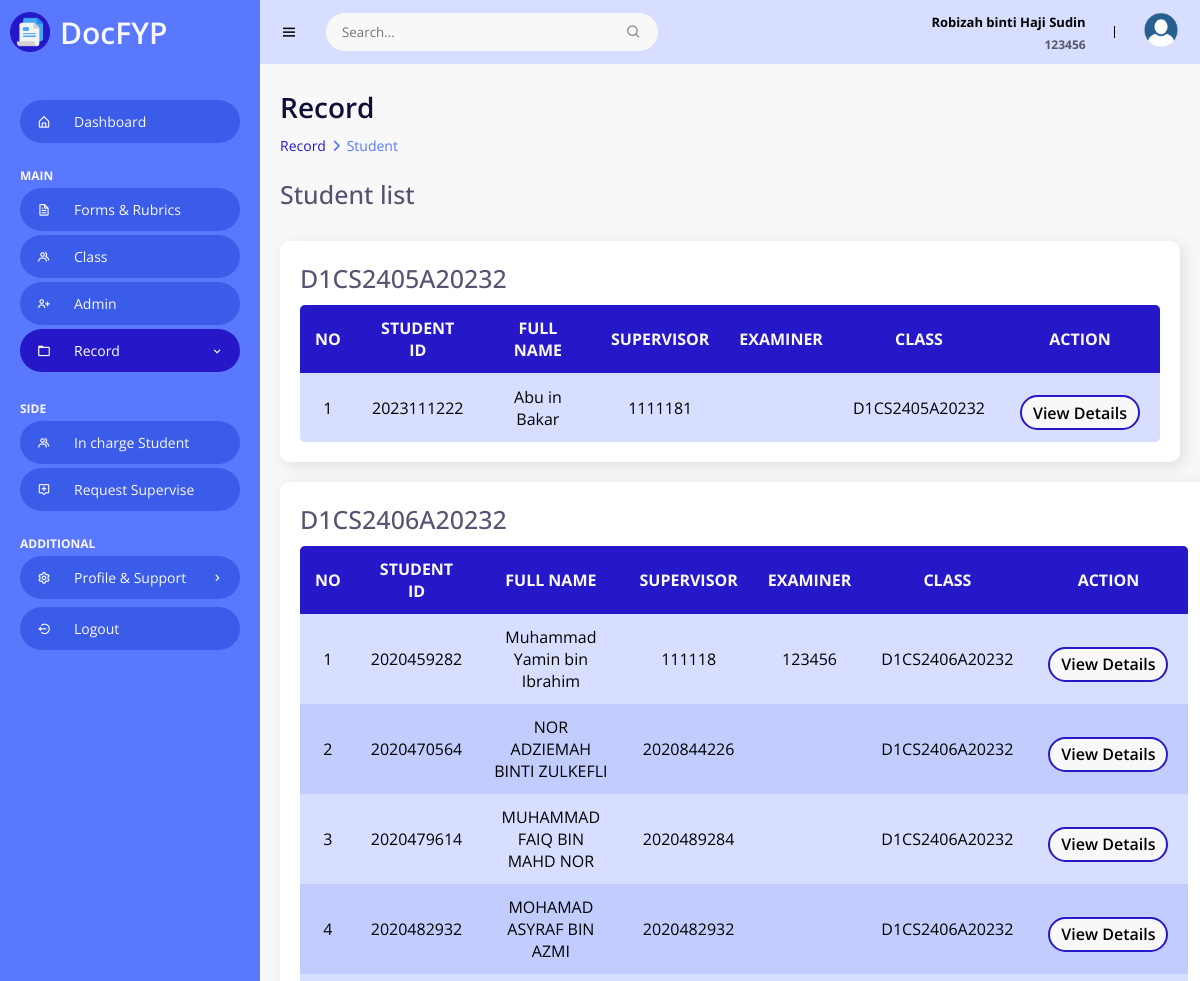
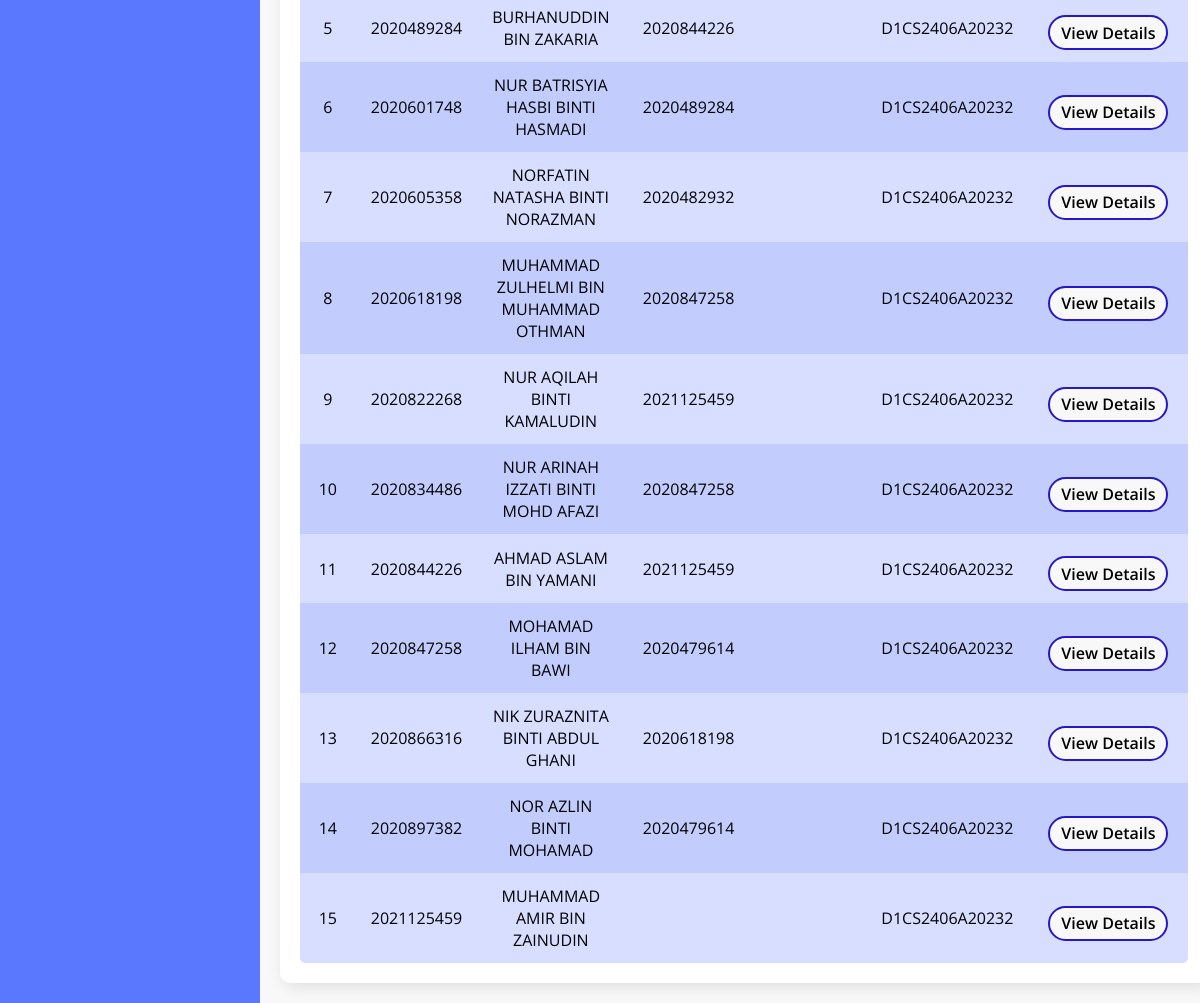
The page /Admin/student.php (signed in) on the database its author committed (2 pictures, top to bottom).
### tables this page shows
CREATE TABLE `student` (
  `studID` varchar(10) NOT NULL,
  `studName` varchar(50) NOT NULL,
  `studEmail` varchar(50) NOT NULL,
  `studPassword` varchar(50) NOT NULL,
  `studPhoneNum` varchar(15) DEFAULT NULL,
  `studFYPTitle` varchar(100) NOT NULL,
  `studSV` varchar(10) DEFAULT NULL,
  `studExam` varchar(10) DEFAULT NULL,
  `classID` varchar(100) DEFAULT NULL
);

### Admin/student.php (the view, shortened to what this page needs)
<!DOCTYPE html>
<html>
<head>
    <link rel="stylesheet" href="StyleHome.css">
    <link href='https://unpkg.com/boxicons@2.0.9/css/boxicons.min.css' rel='stylesheet'>
    <link rel="stylesheet" href="https://cdnjs.cloudflare.com/ajax/libs/font-awesome/6.4.0/css/all.min.css">
    <?php
        include("../Dbconn.php");
    ?>
</head>
<body>
    <section id="sidebar">
        <a href="Home.php" class="brand">
            <img class="logo" src="/Edms/images/logo.png" alt="Logo">
            DocFYP
        </a>
        <ul class="side-menu">
            <li><a href="Home.php"><i class='bx bx-home-alt icon' ></i>Dashboard</a></li>
            <li class="divider" data-text="main">Main</li>
            <li><a href="FormRubric.php"><i class='bx bx-file icon'></i> Forms & Rubrics</a></li>
            <li><a href="class.php"><i class='bx bx-group icon' ></i></i> Class</a></li>
            <li><a href="admin.php" ><i class='bx bx-user-plus icon'></i> Admin</a></li>
            <li>
                <a href="#" class="active"><i class='bx bx-folder icon' ></i> Record <i class='bx bx-chevron-right icon-right' ></i></a>
            </li>
            <li class="divider" data-text="SIDE">Side Features</li>
            <li><a href="studentIC.php"><i class='bx bx-group icon' ></i></i>In charge Student</a></li>
            <li><a href="requestSupervise.php"><i class='bx bx-message-alt-add icon'></i> Request Supervise </a></li>
            <li class="divider" data-text="ADDITIONAL">Setting & Support</li>
            <li>
                <a href="#"><i class='bx bx-cog icon' ></i> Profile & Support <i class='bx bx-chevron-right icon-right' ></i></a>
            </li>
            <li><a href="/Edms/Logout.php"><i class='bx bx-log-out-circle icon'></i> Logout</a></li>
        </ul>
    </section>
    <section id="content">
        <nav>
            <i class='bx bx-menu toggle-sidebar' ></i>
            <form action="#">
                <div class="form-group">
                    <input type="text" placeholder="Search...">
                    <i class='bx bx-search icon' ></i>
                </div>
            </form>
            <div class="sessionInfo">
                <?php
                if (isset($_SESSION["log"]) && ($_SESSION["log"] == 3)) {
                    ?>
                    <div class="userFullName">
                        <p><?php echo $_SESSION["admin_name"] ?></p>
                    </div>
                    <div class="userID">
                        <p><?php echo $_SESSION["admin_id"]; ?></p>
                    </div>
                    <?php
                } else {
                    echo "<meta http-equiv=\"refresh\" content=\"2;URL=../Login.php\"/>";
                }
                ?>
            </div>
            <div class="profile">
                <img src="/Edms/images/userdp.png" alt="Profile picture">
            </div>
        </nav>
        <main>
            <h1 class="title">Record</h1>
            <ul class="breadcrumbs">
                <li><a href="student.php">Record</a></li>
                <li class="divider"><i class="fa fa-solid fa-angle-right"></i></li>
                <li><a href="student.php" class="active">Student</a></li>
            </ul>
            <br>
            <div class="titleContentWButton">
                <h1 class="titleContent">Student list</h1>
            </div>
            <div class="data">
                <?php
                $sqlClassNames = "SELECT DISTINCT classID FROM student";
                $resultClassNames = mysqli_query($connection, $sqlClassNames);
                while ($classRow = mysqli_fetch_array($resultClassNames)) {
                    $className = $classRow["classID"];
                ?>
                <div class="content-data">
                    <div class="titleContentWButton">
                        <h1 class="titleContent"><?php echo $className; ?></h1>
                    </div>
                    <table>
                        <tr>
                            <th>no</th>
                            <th>student id</th>
                            <th>full name</th>
                            <th>supervisor</th>
                            <th>examiner</th>
                            <th>class</th>
                            <th>action</th>
                        </tr>
                        <?php
                        $sqlStudents = "SELECT * FROM student WHERE classID = '$className'";
                        $resultStudents = mysqli_query($connection, $sqlStudents);
                        $count = 1;
                        while ($row = mysqli_fetch_array($resultStudents)) {
                        ?>
                        <tr>
                            <td><?php echo $count; ?></td>
                            <td><?php echo $row["studID"] ?></td>
                            <td><?php echo $row["studName"] ?></td>
                            <td><?php echo $row["studSV"] ?></td>
                            <td><?php echo $row["studExam"] ?></td>
                            <td><?php echo $row["classID"] ?></td>
                            <td>
                                <a href="studentDetail.php?studID=<?php echo $row["studID"] ?>">
                                    <button>View Details</button>
                                </a>
                            </td>
                        </tr>
                        <?php
                            $count++;
                        }
                        ?>
                    </table>
                </div>
                <?php
                }
                ?>
            </div>
        </main>
    </section>
</body>
</html>

### Admin/StyleHome.css (style rules this page uses)
* { font-family: 'Open Sans', sans-serif; margin: 0; padding: 0; box-sizing: border-box; }
:root { --grey: #F1F0F6; --dark-grey: #8D8D8D; --light: #fff; --dark: #000; --blue1: #0e0e36; --blue2: #1a1087; --blue3: #2618c9; --blue4: #3b5be9; --blue5: #5A78FD; --blue6: #D7DEFF; --blue7: #c2cdfe; --notwhite: #F8F8F8; }
html { overflow-x: hidden; }
body { background: var(--notwhite); overflow-x: hidden; }
a { text-decoration: none; }
li { list-style: none; }
#sidebar { position: fixed; max-width: 260px; width: 100%; background: var(--blue5); top: 0; left: 0; height: 100%; overflow-y: auto; scrollbar-width: none; transition: all .3s ease; z-index: 200; }
#sidebar .brand { font-size: 30px; display: flex; align-items: center; height: 64px; font-weight: 600; color: var(--notwhite); position: sticky; top: 0; left: 0; z-index: 100; background: var(--blue5); transition: all .3s ease; padding: 0 6px; }
#sidebar .brand img { width: 40px; height: 40px; float: left; margin-left: 4px; margin-right: 10px; }
#sidebar .icon { min-width: 48px; display: flex; justify-content: center; align-items: center; margin-right: 6px; }
#sidebar .icon-right { margin-left: auto; transition: all .3s ease; }
#sidebar .side-menu { margin: 36px 0; padding: 0 20px; transition: all .3s ease; }
#sidebar .side-menu a { display: flex; align-items: center; font-size: 14px; color: var(--notwhite); background-color: #3b5be9; padding: 12px 16px 12px 0; transition: all .3s ease; border-radius: 50px; margin: 4px 0; white-space: nowrap; }
#sidebar .side-menu > li > a.active .icon-right { transform: rotateZ(90deg); }
#sidebar .side-menu > li > a.active, #sidebar .side-menu > li > a.active:hover { background: var(--blue3); color: var(--light); }
#sidebar .divider { margin-top: 24px; font-size: 12px; text-transform: uppercase; font-weight: 700; color: var(--notwhite); transition: all .3s ease; white-space: nowrap; }
#content { position: relative; width: calc(100% - 260px); left: 260px; transition: all .3s ease; }
nav { background: var(--blue6); height: 64px; padding: 0 20px; display: flex; align-items: center; grid-gap: 28px; position: sticky; top: 0; left: 0; z-index: 100; }
nav .toggle-sidebar { font-size: 18px; cursor: pointer; }
nav form { max-width: 400px; width: 100%; margin-right: auto; }
nav .form-group { position: relative; }
nav .form-group input { width: 100%; background: var(--notwhite); border-radius: 50px; border: none; outline: none; padding: 10px 36px 10px 16px; transition: all .3s ease; }
nav .form-group .icon { position: absolute; top: 50%; transform: translateY(-50%); right: 16px; color: var(--dark-grey); }
.sessionInfo .userFullName p, .sessionInfo .userID p { margin: 0; width: 400px; display: inline-block; text-align: right; }
.sessionInfo .userFullName p { font-size: 13px; font-weight: bold; }
.sessionInfo .userID p { font-size: 12px; opacity: 0.6; font-weight: bold; }
nav .profile { position: relative; }
nav .profile img { width: 38px; height: 38px; border-radius: 50%; object-fit: cover; cursor: pointer; }
main { width: 100%; padding: 24px 20px 20px 20px; }
main .title { font-size: 28px; font-weight: 600; margin-bottom: 10px; color: var(--blue1); }
.titleContent { font-size: 25px; font-weight: 500; margin-bottom: 10px; color: var(--blue1); opacity: 0.7; }
main .breadcrumbs { display: flex; grid-gap: 6px; }
main .breadcrumbs li, main .breadcrumbs li a { font-size: 14px; }
main .breadcrumbs li a { color: var(--blue3); }
main .breadcrumbs li a.active, main .breadcrumbs li.divider { color: var(--blue5); pointer-events: none; }
main .data { display: flex; grid-gap: 20px; margin-top: 20px; flex-wrap: wrap; }
main .data .content-data { flex-grow: 1; flex-basis: 400px; padding: 20px; background: var(--light); border-radius: 10px; box-shadow: 4px 4px 16px rgba(0, 0, 0, .1); }
button { margin: 10px 5px 0px 5px; width: 120px; height: 35px; border: 2px solid var(--blue3); border-radius: 50px; transition: all 0.3s; cursor: pointer; background: var(--notwhite); font-size: 16px; font-weight: 600; float: right; }
.titleContentWButton .titleContent, .titleContentWButton .addBtn { display: inline-block; }
table { width: 100%; background-color: var(--blue6); text-align: center; border-collapse: collapse; border-spacing: 0px; border-radius: 5px; overflow: hidden; }
th, td { padding: 12px 15px; }
th { background: var(--blue3); color: var(--notwhite); text-transform: uppercase; }
tr:nth-child(odd) { background-color: var(--blue7); }

### rows shown on the page
student: studID "2023111222", studName "Abu in Bakar", studSV "1111181", classID "D1CS2405A20232"
student: studID "2020459282", studName "Muhammad Yamin bin Ibrahim", studSV "111118", studExam "123456", classID "D1CS2406A20232"
student: studID "2020470564", studName "NOR ADZIEMAH BINTI ZULKEFLI", studSV "2020844226", classID "D1CS2406A20232"
student: studID "2020479614", studName "MUHAMMAD FAIQ BIN MAHD NOR", studSV "2020489284", classID "D1CS2406A20232"
student: studID "2020482932", studName "MOHAMAD ASYRAF BIN AZMI", studSV "2020482932", classID "D1CS2406A20232"
student: studID "2020489284", studName "BURHANUDDIN BIN ZAKARIA", studSV "2020844226", classID "D1CS2406A20232"
student: studID "2020601748", studName "NUR BATRISYIA HASBI BINTI HASMADI", studSV "2020489284", classID "D1CS2406A20232"
student: studID "2020605358", studName "NORFATIN NATASHA BINTI NORAZMAN", studSV "2020482932", classID "D1CS2406A20232"
student: studID "2020618198", studName "MUHAMMAD ZULHELMI BIN MUHAMMAD OTHMAN", studSV "2020847258", classID "D1CS2406A20232"
student: studID "2020822268", studName "NUR AQILAH BINTI KAMALUDIN", studSV "2021125459", classID "D1CS2406A20232"
student: studID "2020834486", studName "NUR ARINAH IZZATI BINTI MOHD AFAZI", studSV "2020847258", classID "D1CS2406A20232"
student: studID "2020844226", studName "AHMAD ASLAM BIN YAMANI", studSV "2021125459", classID "D1CS2406A20232"
student: studID "2020847258", studName "MOHAMAD ILHAM BIN BAWI", studSV "2020479614", classID "D1CS2406A20232"
student: studID "2020866316", studName "NIK ZURAZNITA BINTI ABDUL GHANI", studSV "2020618198", classID "D1CS2406A20232"
student: studID "2020897382", studName "NOR AZLIN BINTI MOHAMAD", studSV "2020479614", classID "D1CS2406A20232"
student: studID "2021125459", studName "MUHAMMAD AMIR BIN ZAINUDIN", classID "D1CS2406A20232"

### other values the page prints
$_SESSION["admin_name"] "Robizah binti Haji Sudin"
$_SESSION["admin_id"] "123456"
$className "D1CS2405A20232"
$className "D1CS2406A20232"
